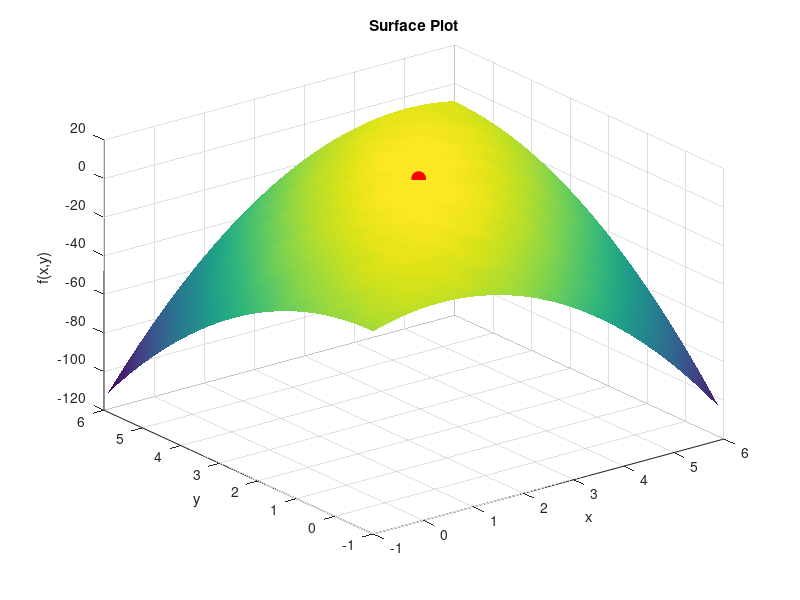
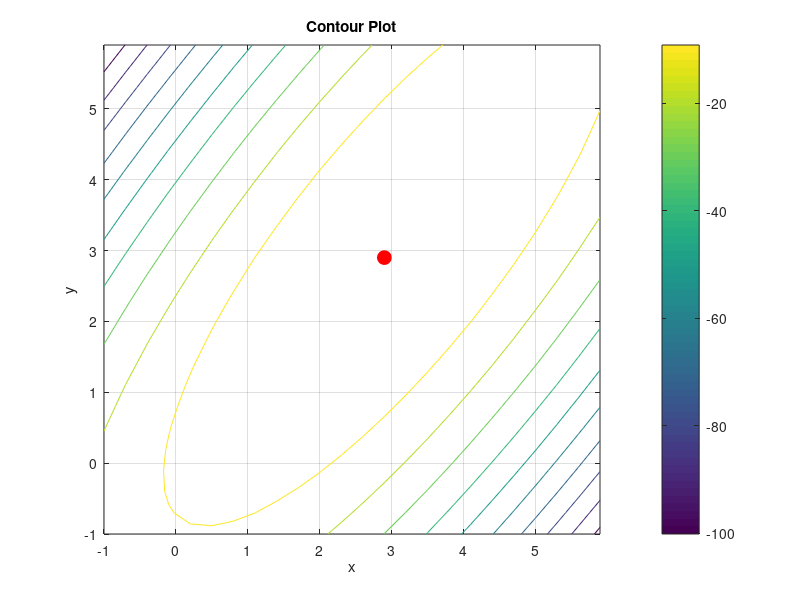

MATLAB code to generate these figures, in order:
clc; clear; close all;

% Grid
[x,y] = meshgrid(-1:0.3:6 , -1:0.3:6);

% Fonksiyon
Z = 4*x.*y - 3*x.^2 - 2*y.^2 + 6*x - 8;

% Grid tabanlı arama
[max_value, index] = max(Z(:));
[row,col] = ind2sub(size(Z), index);

x_ext = x(row,col);
y_ext = y(row,col);

% Surface plot
figure
surf(x,y,Z)
shading interp
hold on
plot3(x_ext,y_ext,max_value,'ro','MarkerSize',10,'MarkerFaceColor','r')
title('Surface Plot')
xlabel('x')
ylabel('y')
zlabel('f(x,y)')
grid on

% Contour plot
figure
contour(x,y,Z)
colorbar
hold on
plot(x_ext,y_ext,'ro','MarkerSize',10,'MarkerFaceColor','r')
title('Contour Plot')
xlabel('x')
ylabel('y')
grid on